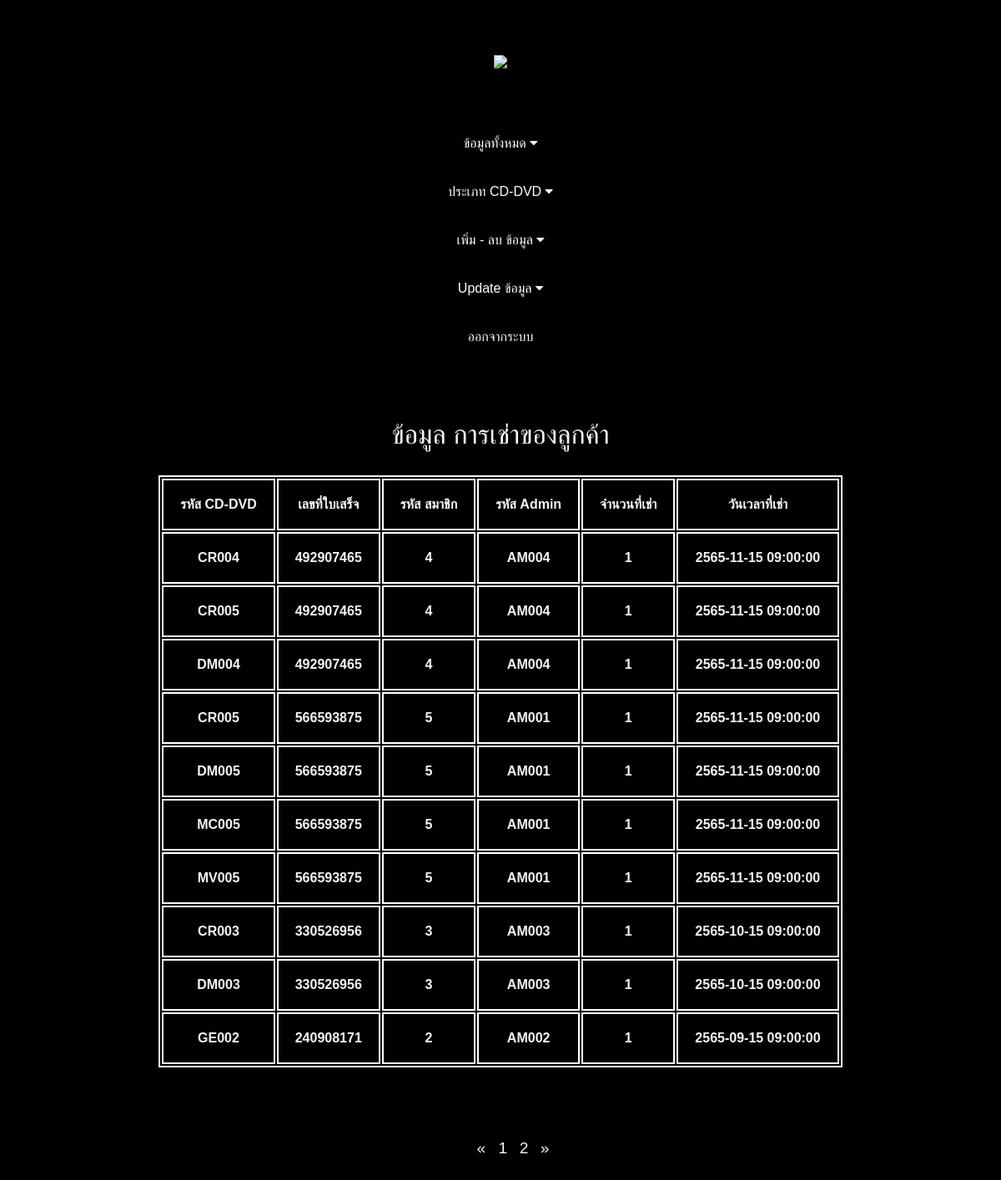
The page /componentadmin/rent.php (signed in) on the database its author committed.
### componentadmin/rent.php (the view, shortened to what this page needs)
<?php include "../connect.php" ;
?>
<!DOCTYPE html>
<html lang="en">
<head>
    <link rel="stylesheet" href="https://cdnjs.cloudflare.com/ajax/libs/font-awesome/4.7.0/css/font-awesome.min.css">
    <link rel="stylesheet" href="../style/homeadmin.css">
    <link rel="stylesheet" href="../style/maineverypage.css">
</head>
<body>
    <header class="logo"><img src="../img/logo.png"></header>
    <nav>
        <div class="dropdown">
            <a class="dropbtn">
                <span class="icon">ข้อมูลทั้งหมด
                </span>
            </a>
        </div>
        <div class="dropdown">
            <a class="dropbtn">
                <span>ประเภท CD-DVD
                    <i class="fa fa-caret-down"></i>
                </span>
            </a>
        </div>
        <div class="dropdown">
            <a class="dropbtn">
                <span class="icon">เพิ่ม - ลบ ข้อมูล
                </span>
            </a>
        </div>
        <div class="dropdown">
            <a class="dropbtn">
                <span class="icon">Update ข้อมูล
                </span>
            </a>
        </div>
        <a href="../login-logout/logout.php">ออกจากระบบ</a>
    </nav>
    <div class="texts">ข้อมูล การเช่าของลูกค้า</div>
    <?php
    $stmt = $pdo->prepare("SELECT * from การเช่า");
    $stmt->execute();
    $num_produce=0;
        while ($row = $stmt->fetch()){
            $num_produce++;
        }
        if(isset($_GET['page'])){
            $page=$_GET['page'];
        }else{
            $page=1;
        }
        $record_show = 10;
        $offset = ($page - 1) * $record_show;
        $page_total = ceil($num_produce/$record_show);
    ?>
    <table class="center">
        <tr>
            <th>รหัส CD-DVD</th>
            <th>เลขที่ใบเสร็จ</th>
            <th>รหัส สมาชิก</th>
            <th>รหัส Admin</th>
            <th>จำนวนที่เช่า</th>
            <th>วันเวลาที่เช่า</th>
        </tr>
        <?php
    $stmt = $pdo->prepare("SELECT * from การเช่า order by วันเวลาที่เช่า desc limit $offset,$record_show");
    $stmt->execute();
    while($row = $stmt->fetch()) : ?>
        <tr>
            <th><?=$row["รหัส_CD_DVD"]?></th>
            <th><?=$row["เลขที่ใบเสร็จ"]?></th>
            <th><?=$row["รหัส_สมาชิก"]?></th>
            <th><?=$row["รหัส_Admin"]?></th>
            <th><?=$row["จำนวนที่เช่า"]?></th>
            <th><?=$row["วันเวลาที่เช่า"]?></th>
        </tr>
        <?php endwhile ?>
    </table>
    <nav aria-label="Page navigation example">
        <ul class="pagination justify-content-center">
            <li class="page-item <?=$page >1 ? '' : 'disabled' ?>">
                <a class="page-link" href="?page=<?=$page-1?>" aria-label="Previous">
                    <span aria-hidden="true">&laquo;</span>
                </a>
            </li>
            <?php for($i=1; $i <= $page_total; $i++):?>
            <li class="page-item"><a class="page-link" href="?page=<?=$i?>"><?=$i?></a></li>
            <?php endfor?>
            <li class="page-item <?=$page < $page_total ? '' : 'disabled' ?>">
                <a class="page-link" href="?page=<?=$page+1?>" aria-label="Next">
                    <span aria-hidden="true">&raquo;</span>
                </a>
            </li>
        </ul>
    </nav>
</body>
</html>

### style/homeadmin.css (style rules this page uses)
table { border: 2px solid white; margin-bottom: 50px; }
tr, th, td { border: 2px solid white; padding: 20px; text-align: center; }
table.center { margin-left: auto; margin-right: auto; margin-top: 30px; }
.texts { margin-top: 50px; font-size: 2em; text-align: center; }
nav > ul > li { list-style-type: none; display: inline; }
nav > ul > li > a { color: whitesmoke; text-decoration: none; margin-right: 10px; font-size: larger; }

### style/maineverypage.css (style rules this page uses)
body { background-color: black; color: whitesmoke; }
* { font-family: Arial, Helvetica, sans-serif; }
header { padding-top: 30px; padding-bottom: 30px; font-size: 3em; text-align: center; color: red; font-weight: bold; }
nav { text-align: center; padding-top: 20px; padding-bottom: 20px; }
nav > a { text-decoration: none; color: whitesmoke; padding-top: 20px; padding-bottom: 20px; margin-left: 20px; margin-right: 20px; padding-left: 10px; padding-right: 10px; }
.dropbtn { color: white; font-size: 16px; border: none; padding-top: 20px; padding-bottom: 20px; margin-left: 20px; margin-right: 20px; padding-left: 10px; padding-right: 10px; }
.dropdown { position: relative; display: inline-block; cursor: pointer; padding-left: 10px; padding-right: 10px; }
.icon::after { content: "\f0d7"; color: #f1f1f1; font-family: FontAwesome; }
.logo > img { width: 180px; }
@media (max-width: 1431px) { nav > a { display: block; } }
@media (max-width: 1431px) { .dropbtn { display: block; } }
@media (max-width: 1431px) { nav > .dropdown { margin-right: 30%; margin-left: 30%; position: static; } }

### rows shown on the page
การเช่า: value "CR004", value "492907465", value "4", value "AM004", value "1", value "2565-11-15 09:00:00"
การเช่า: value "CR005", value "492907465", value "4", value "AM004", value "1", value "2565-11-15 09:00:00"
การเช่า: value "DM004", value "492907465", value "4", value "AM004", value "1", value "2565-11-15 09:00:00"
การเช่า: value "CR005", value "566593875", value "5", value "AM001", value "1", value "2565-11-15 09:00:00"
การเช่า: value "DM005", value "566593875", value "5", value "AM001", value "1", value "2565-11-15 09:00:00"
การเช่า: value "MC005", value "566593875", value "5", value "AM001", value "1", value "2565-11-15 09:00:00"
การเช่า: value "MV005", value "566593875", value "5", value "AM001", value "1", value "2565-11-15 09:00:00"
การเช่า: value "CR003", value "330526956", value "3", value "AM003", value "1", value "2565-10-15 09:00:00"
การเช่า: value "DM003", value "330526956", value "3", value "AM003", value "1", value "2565-10-15 09:00:00"
การเช่า: value "GE002", value "240908171", value "2", value "AM002", value "1", value "2565-09-15 09:00:00"
